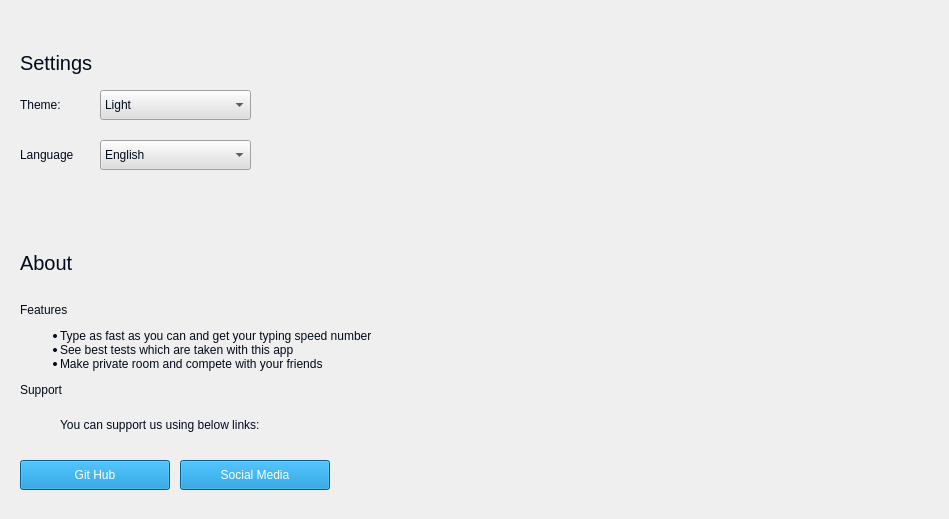
    <widget class="QWidget" name="page_settings">
     <widget class="QLabel" name="ranking_title_7">
      <property name="geometry">
       <rect>
        <x>20</x>
        <y>50</y>
        <width>501</width>
        <height>25</height>
       </rect>
      </property>
      <property name="font">
       <font>
        <family>Arial</family>
        <pointsize>15</pointsize>
        <weight>50</weight>
        <bold>false</bold>
       </font>
      </property>
      <property name="styleSheet">
       <string notr="true">color: #010A1A;</string>
      </property>
      <property name="text">
       <string>Settings</string>
      </property>
     </widget>
     <widget class="QLabel" name="ranking_title_8">
      <property name="geometry">
       <rect>
        <x>20</x>
        <y>90</y>
        <width>61</width>
        <height>30</height>
       </rect>
      </property>
      <property name="font">
       <font>
        <family>Arial</family>
        <pointsize>9</pointsize>
        <weight>50</weight>
        <bold>false</bold>
       </font>
      </property>
      <property name="styleSheet">
       <string notr="true">color: #010A1A;</string>
      </property>
      <property name="text">
       <string>Theme:</string>
      </property>
     </widget>
     <widget class="QComboBox" name="settings_theme">
      <property name="geometry">
       <rect>
        <x>100</x>
        <y>90</y>
        <width>151</width>
        <height>30</height>
       </rect>
      </property>
      <property name="styleSheet">
       <string notr="true">background-color: #DEDEDE; color: #010A1A;</string>
      </property>
      <item>
       <property name="text">
        <string>Light</string>
       </property>
      </item>
      <item>
       <property name="text">
        <string>Dark</string>
       </property>
      </item>
     </widget>
     <widget class="QComboBox" name="Settings_lang">
      <property name="geometry">
       <rect>
        <x>100</x>
        <y>140</y>
        <width>151</width>
        <height>30</height>
       </rect>
      </property>
      <property name="styleSheet">
       <string notr="true">background-color: #DEDEDE; color: #010A1A;</string>
      </property>
      <item>
       <property name="text">
        <string>English</string>
       </property>
      </item>
      <item>
       <property name="text">
        <string>Persion</string>
       </property>
      </item>
     </widget>
     <widget class="QLabel" name="ranking_title_9">
      <property name="geometry">
       <rect>
        <x>20</x>
        <y>140</y>
        <width>71</width>
        <height>30</height>
       </rect>
      </property>
      <property name="font">
       <font>
        <family>Arial</family>
        <pointsize>9</pointsize>
        <weight>50</weight>
        <bold>false</bold>
       </font>
      </property>
      <property name="styleSheet">
       <string notr="true">color: #010A1A;</string>
      </property>
      <property name="text">
       <string>Language</string>
      </property>
     </widget>
     <widget class="QLabel" name="ranking_title_10">
      <property name="geometry">
       <rect>
        <x>20</x>
        <y>250</y>
        <width>501</width>
        <height>25</height>
       </rect>
      </property>
      <property name="font">
       <font>
        <family>Arial</family>
        <pointsize>15</pointsize>
        <weight>50</weight>
        <bold>false</bold>
       </font>
      </property>
      <property name="styleSheet">
       <string notr="true">color: #010A1A;</string>
      </property>
      <property name="text">
       <string>About</string>
      </property>
     </widget>
     <widget class="QLabel" name="ranking_title_11">
      <property name="geometry">
       <rect>
        <x>20</x>
        <y>290</y>
        <width>501</width>
        <height>121</height>
       </rect>
      </property>
      <property name="font">
       <font>
        <family>Arial</family>
        <pointsize>9</pointsize>
        <weight>50</weight>
        <bold>false</bold>
       </font>
      </property>
      <property name="styleSheet">
       <string notr="true">color: #010A1A;</string>
      </property>
      <property name="text">
       <string>&lt;html&gt;&lt;head/&gt;&lt;body&gt;&lt;p&gt;Features&lt;/p&gt;&lt;ul style=&quot;margin-top: 0px; margin-bottom: 0px; margin-left: 0px; margin-right: 0px; -qt-list-indent: 1;&quot;&gt;&lt;li style=&quot; margin-top:12px; margin-bottom:0px; margin-left:0px; margin-right:0px; -qt-block-indent:0; text-indent:0px;&quot;&gt;Type as fast as you can and get your typing speed number&lt;/li&gt;&lt;li style=&quot; margin-top:0px; margin-bottom:0px; margin-left:0px; margin-right:0px; -qt-block-indent:0; text-indent:0px;&quot;&gt;See best tests which are taken with this app&lt;/li&gt;&lt;li style=&quot; margin-top:0px; margin-bottom:12px; margin-left:0px; margin-right:0px; -qt-block-indent:0; text-indent:0px;&quot;&gt;Make private room and compete with your friends&lt;/li&gt;&lt;/ul&gt;&lt;p&gt;Support&lt;/p&gt;
&lt;/body&gt;&lt;/html&gt;</string>
      </property>
     </widget>
     <widget class="QLabel" name="ranking_title_12">
      <property name="geometry">
       <rect>
        <x>60</x>
        <y>410</y>
        <width>501</width>
        <height>31</height>
       </rect>
      </property>
      <property name="font">
       <font>
        <family>Arial</family>
        <pointsize>9</pointsize>
        <weight>50</weight>
        <bold>false</bold>
       </font>
      </property>
      <property name="styleSheet">
       <string notr="true">color: #010A1A;</string>
      </property>
      <property name="text">
       <string>&lt;html&gt;&lt;head/&gt;&lt;body&gt;&lt;p&gt;You can support us using below links:&lt;/p&gt;&lt;/body&gt;&lt;/html&gt;</string>
      </property>
     </widget>
     <widget class="QPushButton" name="btn_github">
      <property name="geometry">
       <rect>
        <x>20</x>
        <y>460</y>
        <width>150</width>
        <height>30</height>
       </rect>
      </property>
      <property name="font">
       <font>
        <family>Arial</family>
        <pointsize>9</pointsize>
       </font>
      </property>
      <property name="cursor">
       <cursorShape>PointingHandCursor</cursorShape>
      </property>
      <property name="styleSheet">
       <string notr="true">background-color: #0088CC; color: #FFFFFF;</string>
      </property>
      <property name="text">
       <string>Git Hub</string>
      </property>
     </widget>
     <widget class="QPushButton" name="btn_social">
      <property name="geometry">
       <rect>
        <x>180</x>
        <y>460</y>
        <width>150</width>
        <height>30</height>
       </rect>
      </property>
      <property name="font">
       <font>
        <family>Arial</family>
        <pointsize>9</pointsize>
       </font>
      </property>
      <property name="cursor">
       <cursorShape>PointingHandCursor</cursorShape>
      </property>
      <property name="styleSheet">
       <string notr="true">background-color: #0088CC; color: #FFFFFF;</string>
      </property>
      <property name="text">
       <string>Social Media</string>
      </property>
     </widget>
     <widget class="QLabel" name="label_12">
      <property name="geometry">
       <rect>
        <x>510</x>
        <y>80</y>
        <width>430</width>
        <height>430</height>
       </rect>
      </property>
      <property name="text">
       <string/>
      </property>
      <property name="pixmap">
       <pixmap>../img/about.png</pixmap>
      </property>
      <property name="scaledContents">
       <bool>true</bool>
      </property>
     </widget>
    </widget>
